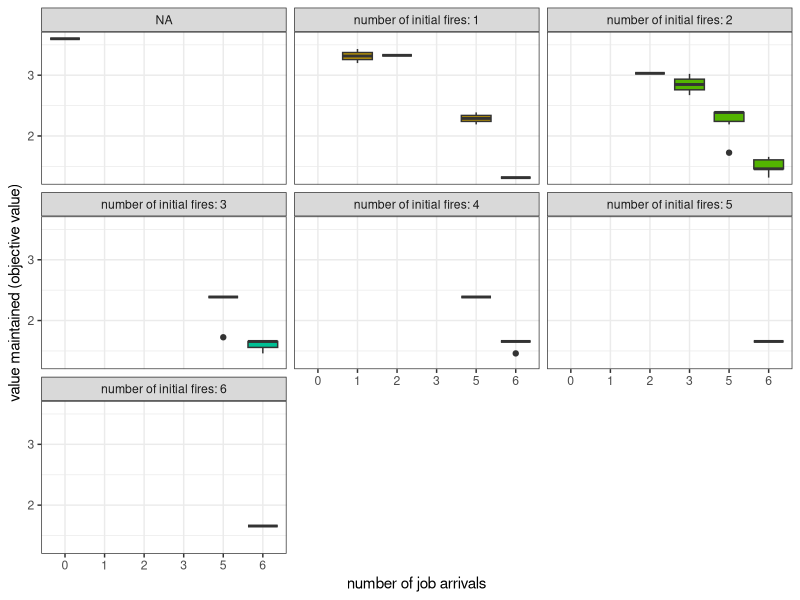
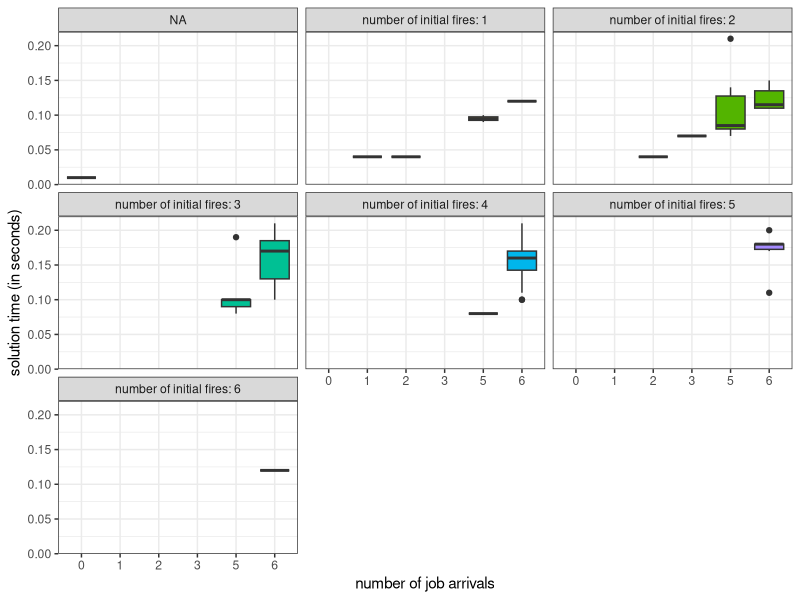
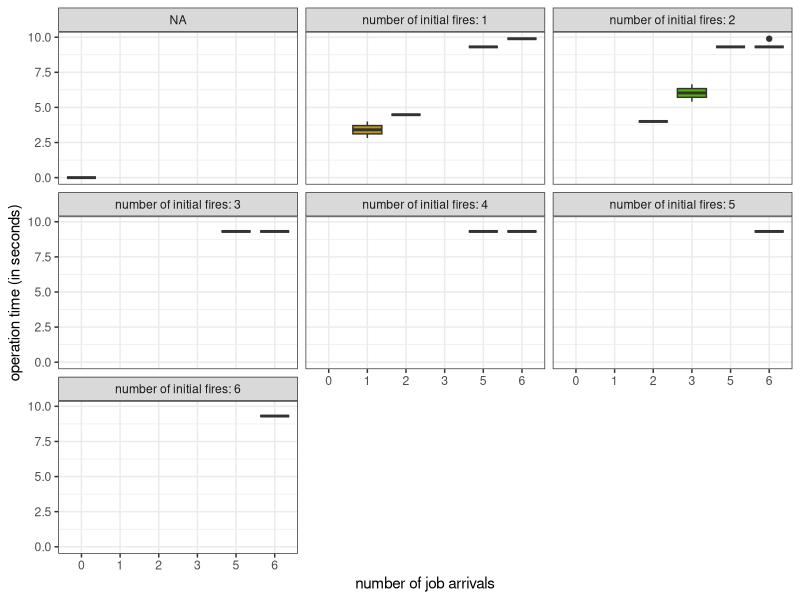

Write the R code that produced these figures, in order.
library(dplyr)
library(ggplot2)
library(gridExtra)
results <- read.csv("combination_results_3x3.csv")


label_names <- c(
  `1` = "number of initial fires: 1",
  `2` = "number of initial fires: 2",
  `3` = "number of initial fires: 3",
  `4` = "number of initial fires: 4",
  `5` = "number of initial fires: 5",
  `6` = "number of initial fires: 6"
)

# box plot initial number of lines vs total value
p1 <- results %>% ggplot(aes(x = factor(number_of_jobs_arrived) , y = total_value, fill= factor(number_of_initial_fires))) +
    geom_boxplot() +
    theme_bw() + 
    xlab("number of job arrivals") + 
     ylab("value maintained (objective value)") +
    facet_wrap(.~factor(number_of_initial_fires), labeller = as_labeller(label_names)) +
    theme(legend.position = "none") 

p1


# box plot initial number of lines vs solution time
p2 <- results %>% ggplot(aes(x = factor(number_of_jobs_arrived) , y = python_time, fill= factor(number_of_initial_fires))) +
  geom_boxplot() +
  theme_bw() + 
  xlab("number of job arrivals") + 
  ylab("solution time (in seconds)") +
  facet_wrap(.~factor(number_of_initial_fires), labeller = as_labeller(label_names)) +
  theme(legend.position = "none") 

p2



# box plot initial number of lines vs operation time
p3 <- results %>% ggplot(aes(x = factor(number_of_jobs_arrived) , y = operation_time, fill= factor(number_of_initial_fires))) +
  geom_boxplot() +
  theme_bw() + 
  xlab("number of job arrivals") + 
  ylab("operation time (in seconds)") +
  facet_wrap(.~factor(number_of_initial_fires), labeller = as_labeller(label_names)) +
  theme(legend.position = "none") 

p3




